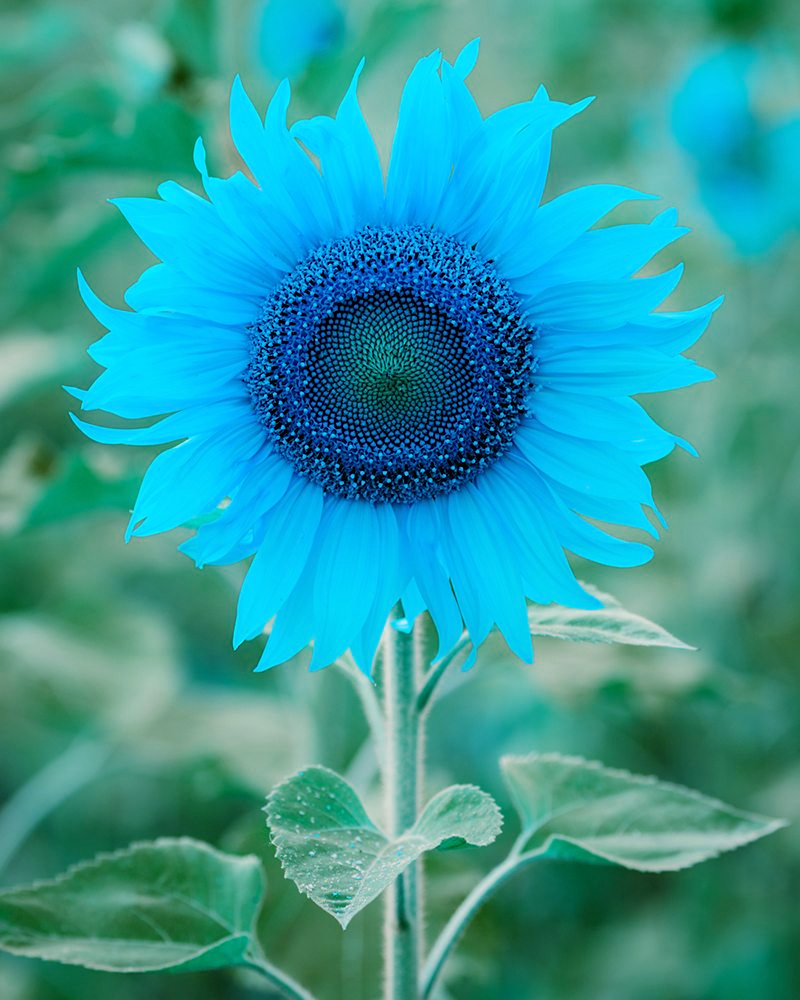
#> input picture Image processing/Photos/test_flower.jpg, 800 x 1000 px, found by its file name
$ python inverseImg.py
#> lines starting #> are read from the running program, lines starting #| are printed output that depends on the picture
import cv2
import matplotlib.pyplot as plt

img = cv2.imread(r"C:\Users\sghor\Desktop\Souvik\Programming\MMVL project requirments\Image processing\Photos\test_flower.jpg", cv2.IMREAD_COLOR_RGB)
#> img is the input picture: shape (1000, 800, 3); mean B, G, R 155.1, 154.1, 48.9

inverted_img = 255 - img
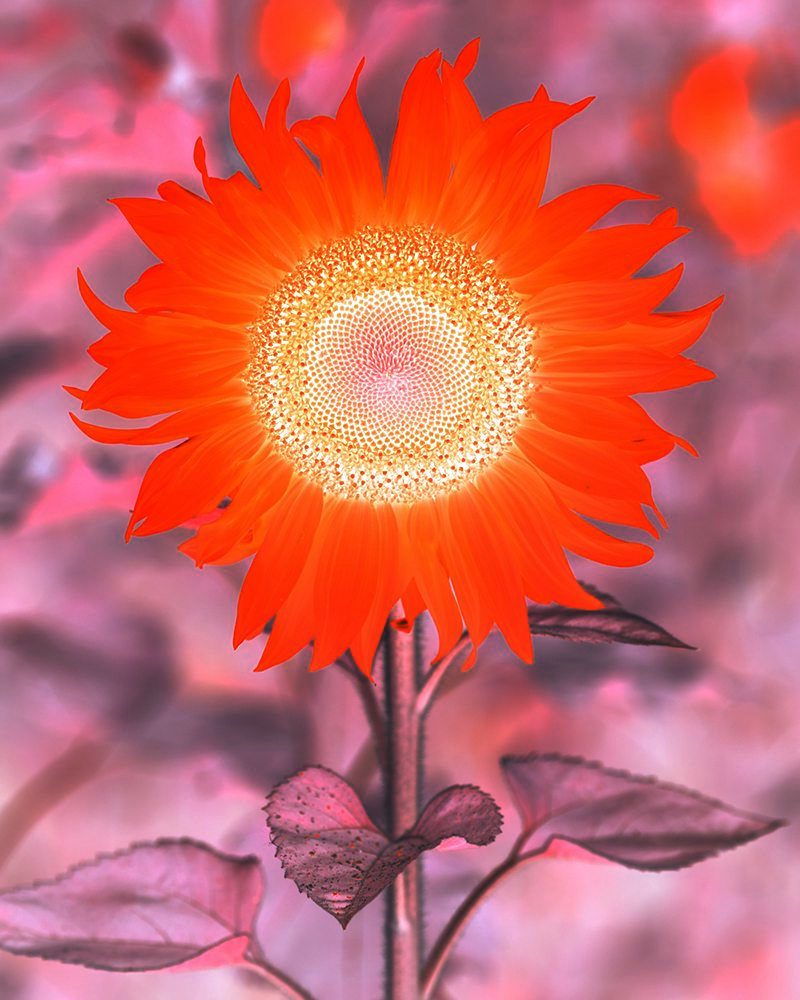
#> inverted_img: shape (1000, 800, 3); mean B, G, R 99.9, 100.9, 206.1

plt.figure(figsize=(10, 10))
plt.subplot(1, 2, 1)
plt.imshow(img)
plt.title("Original Image")
plt.axis("off")
plt.subplot(1, 2, 2)
plt.imshow(inverted_img)
plt.title("Inverted Image")
plt.axis("off")
plt.show()
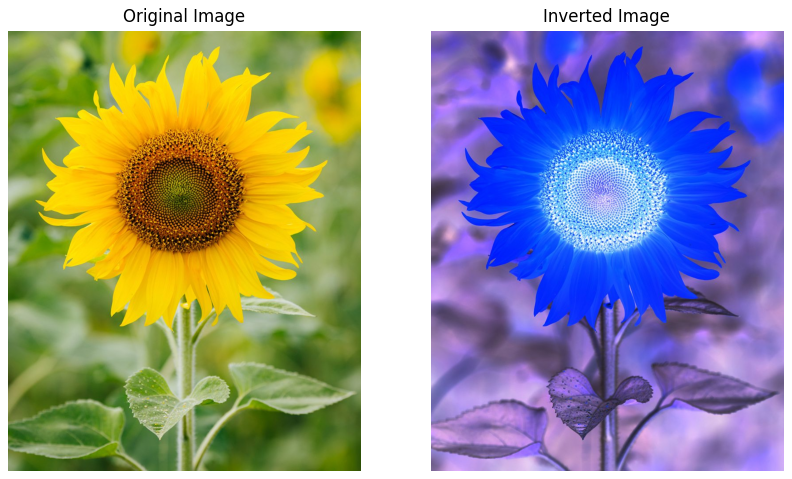
#> figure drawn by matplotlib, 2 panels; B, G, R data is drawn as R, G, B

$ run again, with Image processing/Photos/low_const.jpg copied over Image processing/Photos/test_flower.jpg
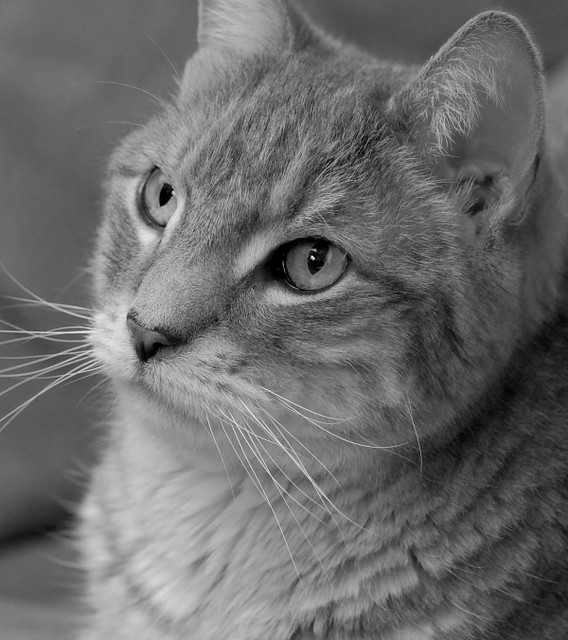
#> input picture Image processing/Photos/low_const.jpg, 568 x 640 px, found by its file name
#> img is the input picture: shape (640, 568, 3); min 0, max 255, mean 107.3
#> `inverted_img = 255 - img`:
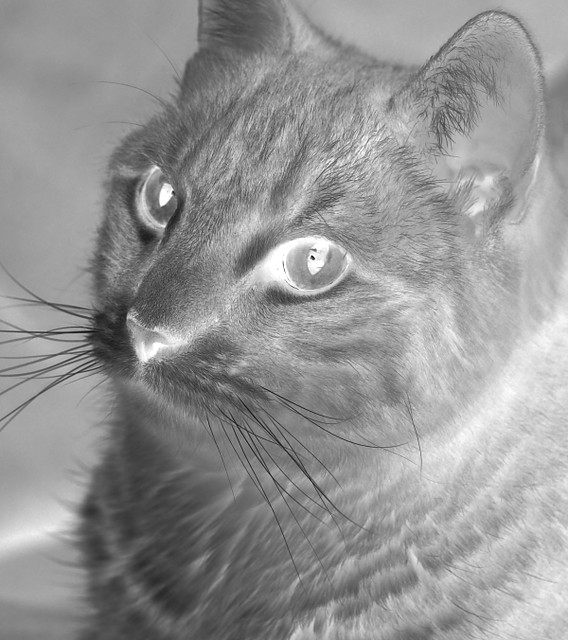
#> inverted_img: shape (640, 568, 3); min 0, max 255, mean 147.7
#> `plt.show()`:
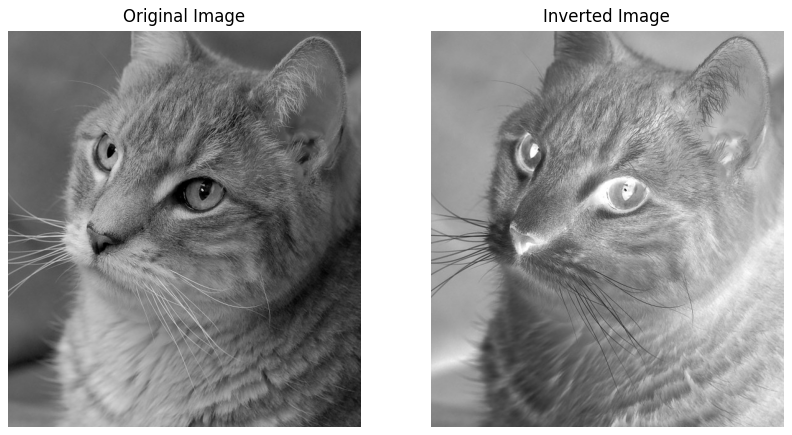
#> figure drawn by matplotlib, 2 panels

$ run again, with Image processing/Photos/photo.jpg copied over Image processing/Photos/test_flower.jpg
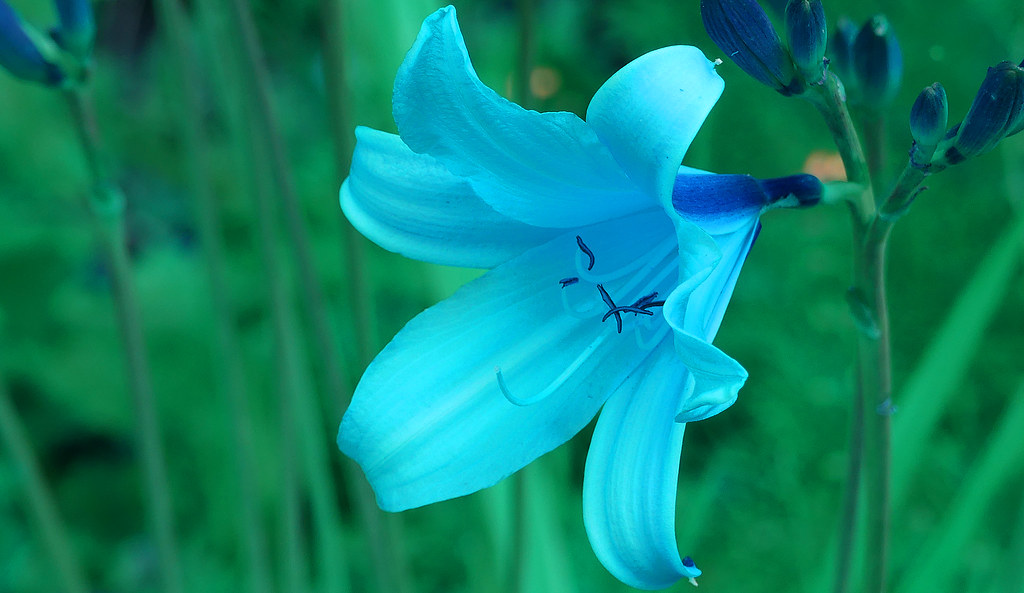
#> input picture Image processing/Photos/photo.jpg, 1024 x 593 px, found by its file name
#> img is the input picture: shape (593, 1024, 3); mean B, G, R 109, 131.6, 11.3
#> `inverted_img = 255 - img`:
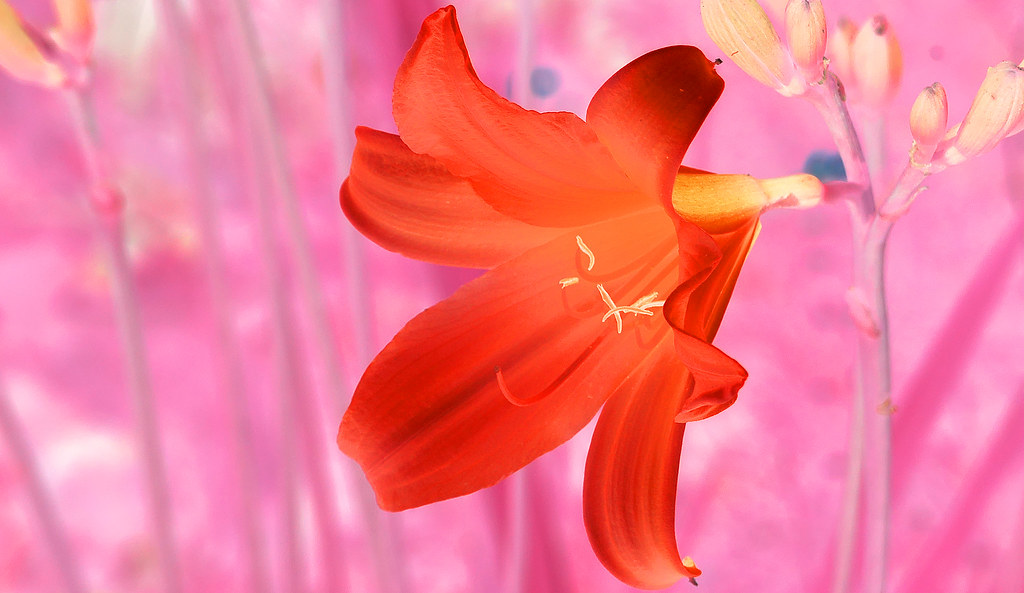
#> inverted_img: shape (593, 1024, 3); mean B, G, R 146, 123.4, 243.7
#> `plt.show()`:
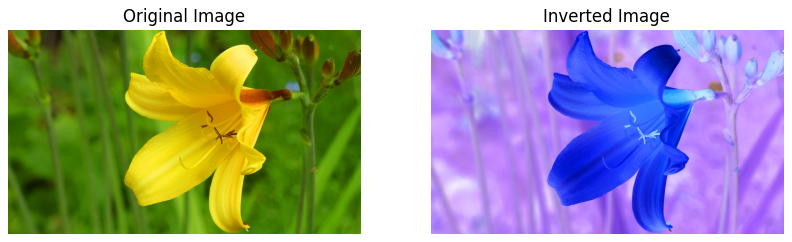
#> figure drawn by matplotlib, 2 panels; B, G, R data is drawn as R, G, B
